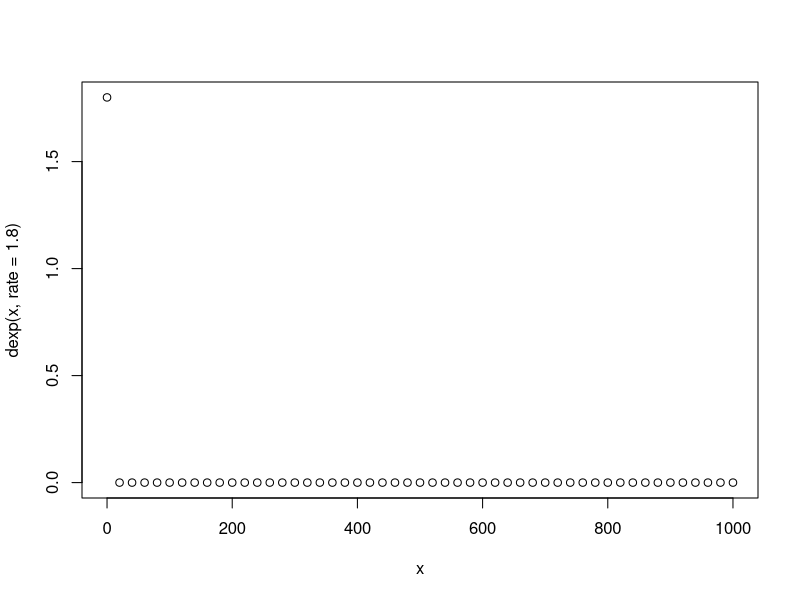
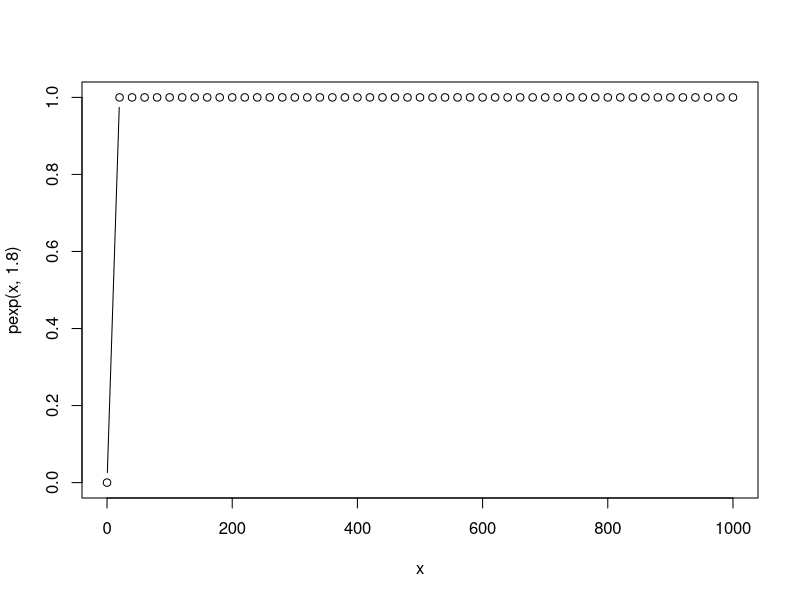
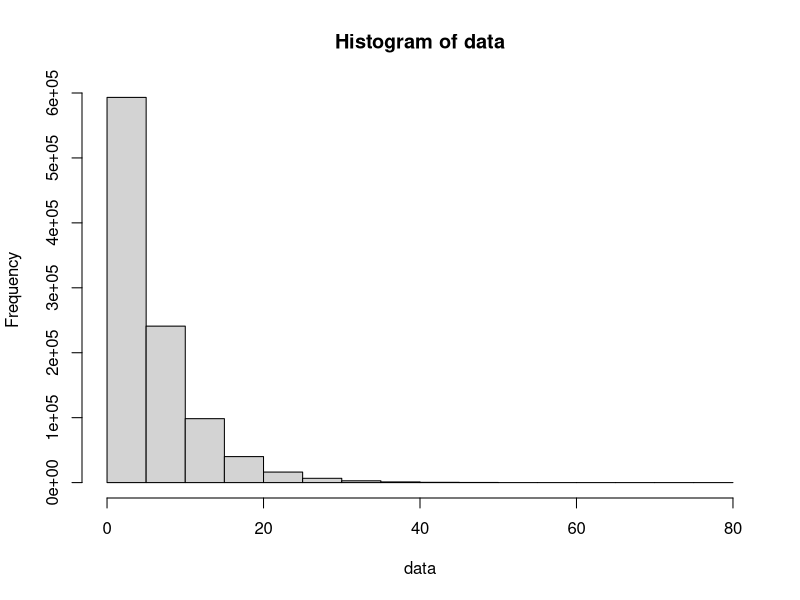

The R source for these figures, in order:
## ---- chunk 1
knitr::opts_chunk$set(echo = TRUE)
## ---- chunk 2

x = seq(0, 1000, 20)
plot(x, dexp(x,rate = 1.8)) # Funcion de distribucion
plot(x, pexp(x, 1.8), type = "b") # Funcion de probabilidad
qexp(0.5, 1.8)
rexp(1000000, .18) -> data
hist(data)
